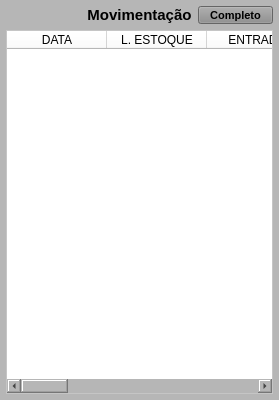
         <widget class="QWidget" name="widget_Mov" native="true">
          <property name="minimumSize">
           <size>
            <width>0</width>
            <height>400</height>
           </size>
          </property>
          <property name="maximumSize">
           <size>
            <width>16777215</width>
            <height>16777215</height>
           </size>
          </property>
          <property name="styleSheet">
           <string notr="true">background-color: rgb(182, 182, 182);</string>
          </property>
          <layout class="QVBoxLayout" name="verticalLayout_13">
           <property name="leftMargin">
            <number>6</number>
           </property>
           <property name="topMargin">
            <number>6</number>
           </property>
           <property name="rightMargin">
            <number>6</number>
           </property>
           <property name="bottomMargin">
            <number>6</number>
           </property>
           <item>
            <widget class="QWidget" name="widget_18" native="true">
             <property name="minimumSize">
              <size>
               <width>0</width>
               <height>18</height>
              </size>
             </property>
             <property name="maximumSize">
              <size>
               <width>16777215</width>
               <height>18</height>
              </size>
             </property>
             <layout class="QHBoxLayout" name="horizontalLayout_14">
              <property name="leftMargin">
               <number>0</number>
              </property>
              <property name="topMargin">
               <number>0</number>
              </property>
              <property name="rightMargin">
               <number>0</number>
              </property>
              <property name="bottomMargin">
               <number>0</number>
              </property>
              <item>
               <widget class="QLabel" name="label_8">
                <property name="minimumSize">
                 <size>
                  <width>75</width>
                  <height>0</height>
                 </size>
                </property>
                <property name="maximumSize">
                 <size>
                  <width>75</width>
                  <height>16777215</height>
                 </size>
                </property>
                <property name="text">
                 <string/>
                </property>
               </widget>
              </item>
              <item>
               <widget class="QLabel" name="label_Titulo">
                <property name="minimumSize">
                 <size>
                  <width>0</width>
                  <height>18</height>
                 </size>
                </property>
                <property name="maximumSize">
                 <size>
                  <width>16777215</width>
                  <height>18</height>
                 </size>
                </property>
                <property name="font">
                 <font>
                  <pointsize>11</pointsize>
                  <weight>75</weight>
                  <bold>true</bold>
                 </font>
                </property>
                <property name="text">
                 <string>Movimentação</string>
                </property>
                <property name="alignment">
                 <set>Qt::AlignCenter</set>
                </property>
               </widget>
              </item>
              <item>
               <widget class="QPushButton" name="btn_Mov">
                <property name="sizePolicy">
                 <sizepolicy hsizetype="Preferred" vsizetype="Preferred">
                  <horstretch>0</horstretch>
                  <verstretch>0</verstretch>
                 </sizepolicy>
                </property>
                <property name="minimumSize">
                 <size>
                  <width>75</width>
                  <height>0</height>
                 </size>
                </property>
                <property name="maximumSize">
                 <size>
                  <width>75</width>
                  <height>16777215</height>
                 </size>
                </property>
                <property name="font">
                 <font>
                  <pointsize>8</pointsize>
                  <weight>75</weight>
                  <bold>true</bold>
                 </font>
                </property>
                <property name="cursor">
                 <cursorShape>PointingHandCursor</cursorShape>
                </property>
                <property name="layoutDirection">
                 <enum>Qt::LeftToRight</enum>
                </property>
                <property name="autoFillBackground">
                 <bool>false</bool>
                </property>
                <property name="styleSheet">
                 <string notr="true">background-color: rgb(141, 141, 141);</string>
                </property>
                <property name="text">
                 <string>Completo</string>
                </property>
                <property name="checkable">
                 <bool>false</bool>
                </property>
                <property name="autoDefault">
                 <bool>false</bool>
                </property>
                <property name="default">
                 <bool>false</bool>
                </property>
                <property name="flat">
                 <bool>false</bool>
                </property>
               </widget>
              </item>
             </layout>
            </widget>
           </item>
           <item>
            <widget class="QTableWidget" name="table_Mov">
             <property name="sizePolicy">
              <sizepolicy hsizetype="Preferred" vsizetype="Preferred">
               <horstretch>0</horstretch>
               <verstretch>0</verstretch>
              </sizepolicy>
             </property>
             <property name="font">
              <font>
               <pointsize>8</pointsize>
              </font>
             </property>
             <property name="styleSheet">
              <string notr="true">background-color: rgb(255, 255, 255);</string>
             </property>
             <column>
              <property name="text">
               <string>DATA</string>
              </property>
             </column>
             <column>
              <property name="text">
               <string>L. ESTOQUE</string>
              </property>
             </column>
             <column>
              <property name="text">
               <string>ENTRADA</string>
              </property>
             </column>
             <column>
              <property name="text">
               <string>SAÍDA</string>
              </property>
             </column>
             <column>
              <property name="text">
               <string>SALDO</string>
              </property>
             </column>
             <column>
              <property name="text">
               <string>REGISTRO</string>
              </property>
             </column>
             <column>
              <property name="text">
               <string>OC/OV</string>
              </property>
             </column>
             <column>
              <property name="text">
               <string>CFOP</string>
              </property>
             </column>
             <column>
              <property name="text">
               <string>SOLICITANTE</string>
              </property>
             </column>
             <column>
              <property name="text">
               <string>OBS</string>
              </property>
             </column>
            </widget>
           </item>
          </layout>
         </widget>
